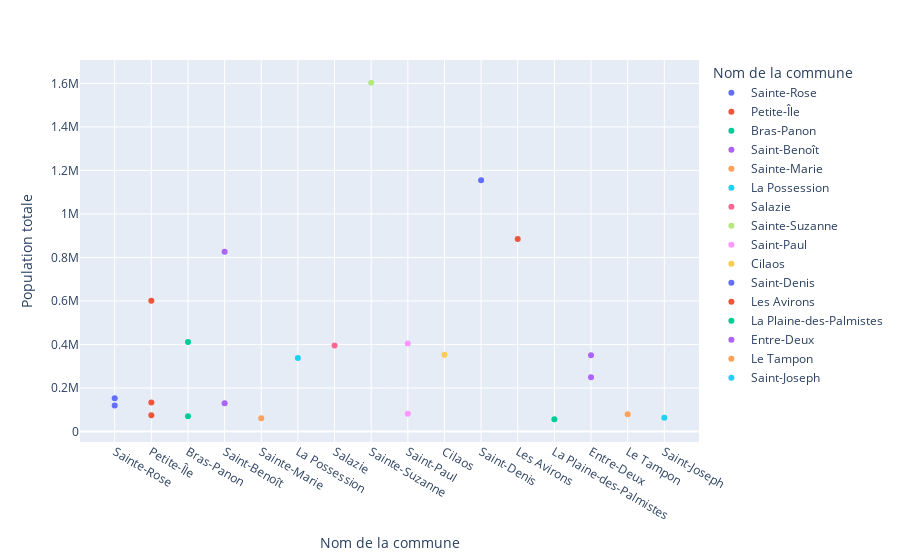

This figure's notebook cell:
### Code cell
fig = px.scatter(df6, x="Nom de la commune", y="Population totale", color='Nom de la commune')
fig.show()

### Figure 1 — Plotly figure (JSON) as saved in the notebook; plotly's stock layout.template omitted (floating-point values rounded to 4 significant figures)
{"data": [{"hovertemplate": "Nom de la commune=%{x}<br>Population totale=%{y}<extra></extra>", "legendgroup": "Sainte-Rose", "marker": {"color": "#636efa", "symbol": "circle"}, "mode": "markers", "name": "Sainte-Rose", "orientation": "v", "showlegend": true, "type": "scatter", "x": ["Sainte-Rose", "Sainte-Rose"], "xaxis": "x", "y": [119538, 152391], "yaxis": "y"}, {"hovertemplate": "Nom de la commune=%{x}<br>Population totale=%{y}<extra></extra>", "legendgroup": "Petite-Île", "marker": {"color": "#EF553B", "symbol": "circle"}, "mode": "markers", "name": "Petite-Île", "orientation": "v", "showlegend": true, "type": "scatter", "x": ["Petite-Île", "Petite-Île", "Petite-Île"], "xaxis": "x", "y": [133642, 601128, 74862], "yaxis": "y"}, {"hovertemplate": "Nom de la commune=%{x}<br>Population totale=%{y}<extra></extra>", "legendgroup": "Bras-Panon", "marker": {"color": "#00cc96", "symbol": "circle"}, "mode": "markers", "name": "Bras-Panon", "orientation": "v", "showlegend": true, "type": "scatter", "x": ["Bras-Panon", "Bras-Panon"], "xaxis": "x", "y": [70281, 411129], "yaxis": "y"}, {"hovertemplate": "Nom de la commune=%{x}<br>Population totale=%{y}<extra></extra>", "legendgroup": "Saint-Benoît", "marker": {"color": "#ab63fa", "symbol": "circle"}, "mode": "markers", "name": "Saint-Benoît", "orientation": "v", "showlegend": true, "type": "scatter", "x": ["Saint-Benoît", "Saint-Benoît"], "xaxis": "x", "y": [130205, 825837], "yaxis": "y"}, {"hovertemplate": "Nom de la commune=%{x}<br>Population totale=%{y}<extra></extra>", "legendgroup": "Sainte-Marie", "marker": {"color": "#FFA15A", "symbol": "circle"}, "mode": "markers", "name": "Sainte-Marie", "orientation": "v", "showlegend": true, "type": "scatter", "x": ["Sainte-Marie"], "xaxis": "x", "y": [60566], "yaxis": "y"}, {"hovertemplate": "Nom de la commune=%{x}<br>Population totale=%{y}<extra></extra>", "legendgroup": "La Possession", "marker": {"color": "#19d3f3", "symbol": "circle"}, "mode": "markers", "name": "La Possession", "orientation": "v", "showlegend": true, "type": "scatter", "x": ["La Possession"], "xaxis": "x", "y": [337904], "yaxis": "y"}, {"hovertemplate": "Nom de la commune=%{x}<br>Population totale=%{y}<extra></extra>", "legendgroup": "Salazie", "marker": {"color": "#FF6692", "symbol": "circle"}, "mode": "markers", "name": "Salazie", "orientation": "v", "showlegend": true, "type": "scatter", "x": ["Salazie"], "xaxis": "x", "y": [394936], "yaxis": "y"}, {"hovertemplate": "Nom de la commune=%{x}<br>Population totale=%{y}<extra></extra>", "legendgroup": "Sainte-Suzanne", "marker": {"color": "#B6E880", "symbol": "circle"}, "mode": "markers", "name": "Sainte-Suzanne", "orientation": "v", "showlegend": true, "type": "scatter", "x": ["Sainte-Suzanne"], "xaxis": "x", "y": [1602503], "yaxis": "y"}, {"hovertemplate": "Nom de la commune=%{x}<br>Population totale=%{y}<extra></extra>", "legendgroup": "Saint-Paul", "marker": {"color": "#FF97FF", "symbol": "circle"}, "mode": "markers", "name": "Saint-Paul", "orientation": "v", "showlegend": true, "type": "scatter", "x": ["Saint-Paul", "Saint-Paul"], "xaxis": "x", "y": [404082, 81355], "yaxis": "y"}, {"hovertemplate": "Nom de la commune=%{x}<br>Population totale=%{y}<extra></extra>", "legendgroup": "Cilaos", "marker": {"color": "#FECB52", "symbol": "circle"}, "mode": "markers", "name": "Cilaos", "orientation": "v", "showlegend": true, "type": "scatter", "x": ["Cilaos"], "xaxis": "x", "y": [353022], "yaxis": "y"}, {"hovertemplate": "Nom de la commune=%{x}<br>Population totale=%{y}<extra></extra>", "legendgroup": "Saint-Denis", "marker": {"color": "#636efa", "symbol": "circle"}, "mode": "markers", "name": "Saint-Denis", "orientation": "v", "showlegend": true, "type": "scatter", "x": ["Saint-Denis"], "xaxis": "x", "y": [1155365], "yaxis": "y"}, {"hovertemplate": "Nom de la commune=%{x}<br>Population totale=%{y}<extra></extra>", "legendgroup": "Les Avirons", "marker": {"color": "#EF553B", "symbol": "circle"}, "mode": "markers", "name": "Les Avirons", "orientation": "v", "showlegend": true, "type": "scatter", "x": ["Les Avirons"], "xaxis": "x", "y": [884444], "yaxis": "y"}, {"hovertemplate": "Nom de la commune=%{x}<br>Population totale=%{y}<extra></extra>", "legendgroup": "La Plaine-des-Palmistes", "marker": {"color": "#00cc96", "symbol": "circle"}, "mode": "markers", "name": "La Plaine-des-Palmistes", "orientation": "v", "showlegend": true, "type": "scatter", "x": ["La Plaine-des-Palmistes"], "xaxis": "x", "y": [56712], "yaxis": "y"}, {"hovertemplate": "Nom de la commune=%{x}<br>Population totale=%{y}<extra></extra>", "legendgroup": "Entre-Deux", "marker": {"color": "#ab63fa", "symbol": "circle"}, "mode": "markers", "name": "Entre-Deux", "orientation": "v", "showlegend": true, "type": "scatter", "x": ["Entre-Deux", "Entre-Deux"], "xaxis": "x", "y": [350485, 248817], "yaxis": "y"}, {"hovertemplate": "Nom de la commune=%{x}<br>Population totale=%{y}<extra></extra>", "legendgroup": "Le Tampon", "marker": {"color": "#FFA15A", "symbol": "circle"}, "mode": "markers", "name": "Le Tampon", "orientation": "v", "showlegend": true, "type": "scatter", "x": ["Le Tampon"], "xaxis": "x", "y": [79250], "yaxis": "y"}, {"hovertemplate": "Nom de la commune=%{x}<br>Population totale=%{y}<extra></extra>", "legendgroup": "Saint-Joseph", "marker": {"color": "#19d3f3", "symbol": "circle"}, "mode": "markers", "name": "Saint-Joseph", "orientation": "v", "showlegend": true, "type": "scatter", "x": ["Saint-Joseph"], "xaxis": "x", "y": [62999], "yaxis": "y"}], "layout": {"autosize": true, "legend": {"title": {"text": "Nom de la commune"}, "tracegroupgap": 0}, "margin": {"t": 60}, "xaxis": {"anchor": "y", "autorange": true, "categoryarray": ["Sainte-Rose", "Petite-Île", "Bras-Panon", "Saint-Benoît", "Sainte-Marie", "La Possession", "Salazie", "Sainte-Suzanne", "Saint-Paul", "Cilaos", "Saint-Denis", "Les Avirons", "La Plaine-des-Palmistes", "Entre-Deux", "Le Tampon", "Saint-Joseph"], "categoryorder": "array", "domain": [0, 1], "range": [-0.8932, 15.89], "title": {"text": "Nom de la commune"}, "type": "category"}, "yaxis": {"anchor": "x", "autorange": true, "domain": [0, 1], "range": [-71590.0, 1731000.0], "title": {"text": "Population totale"}, "type": "linear"}}}
